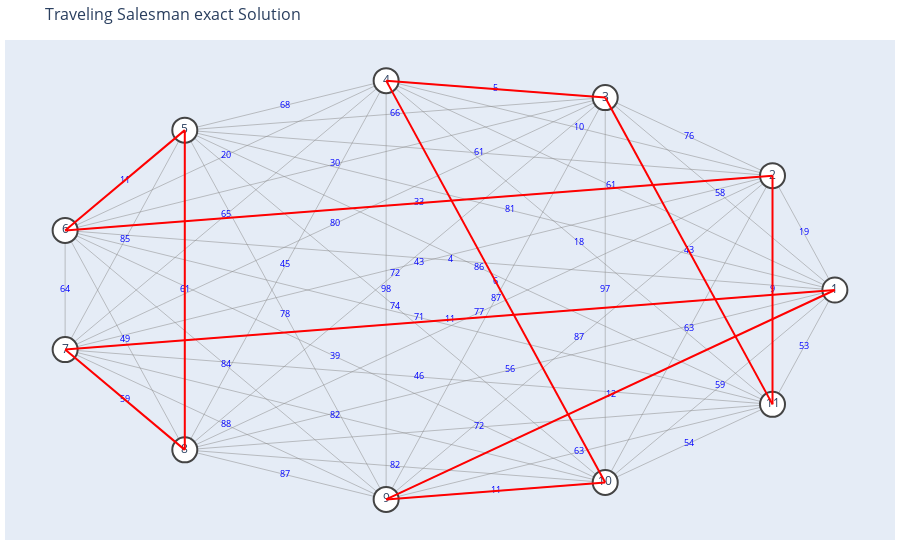

The cell this chart's notebook holds for it:
### Code cell
plot_TSP(G3,optimum['G3']['way'])

### Figure 1 — Plotly figure (JSON) as saved in the notebook; plotly's stock layout.template omitted (floating-point values rounded to 4 significant figures; data arrays with more than 128 entries replaced by an {"elided": "..."} marker saying what was removed)
{"data": [{"hoverinfo": "none", "line": {"color": "#888", "width": 0.5}, "mode": "lines", "type": "scatter", "x": {"elided": "165 float values"}, "y": {"elided": "165 float values"}}, {"hoverinfo": "none", "marker": {"color": "#FFF", "colorscale": [[0, "rgb(161, 105, 40)"], [0.1667, "rgb(189, 146, 90)"], [0.3333, "rgb(214, 189, 141)"], [0.5, "rgb(237, 234, 194)"], [0.6667, "rgb(181, 200, 184)"], [0.8333, "rgb(121, 167, 172)"], [1, "rgb(40, 135, 161)"]], "line": {"width": 2}, "reversescale": true, "showscale": false, "size": 25}, "mode": "markers+text", "text": ["1", "2", "3", "4", "5", "6", "7", "8", "9", "10", "11"], "textposition": "middle center", "type": "scatter", "x": [1, 0.8413, 0.4154, -0.1423, -0.6549, -0.9595, -0.9595, -0.6549, -0.1423, 0.4154, 0.8413], "y": [0, 0.5406, 0.9096, 0.9898, 0.7557, 0.2817, -0.2817, -0.7557, -0.9898, -0.9096, -0.5406]}, {"hoverinfo": "none", "marker": {"opacity": 0}, "mode": "markers+text", "text": ["19", "58", "61", "81", "4", "11", "56", "12", "59", "53", "76", "10", "61", "33", "43", "77", "87", "63", "9", "5", "66", "30", "80", "72", "87", "97", "43", "68", "20", "65", "45", "98", "6", "18", "11", "85", "61", "78", "74", "86", "64", "49", "84", "39", "71", "59", "88", "82", "46", "87", "82", "72", "11", "63", "54"], "textfont": {"color": "blue", "size": 9}, "textposition": "middle center", "type": "scatter", "x": [0.9206, 0.7077, 0.4288, 0.1726, 0.02025, 0.02025, 0.1726, 0.4288, 0.7077, 0.9206, 0.6283, 0.3495, 0.0932, -0.05912, -0.05912, 0.0932, 0.3495, 0.6283, 0.8413, 0.1366, -0.1197, -0.272, -0.272, -0.1197, 0.1366, 0.4154, 0.6283, -0.3986, -0.5509, -0.5509, -0.3986, -0.1423, 0.1366, 0.3495, -0.8072, -0.8072, -0.6549, -0.3986, -0.1197, 0.0932, -0.9595, -0.8072, -0.5509, -0.272, -0.05912, -0.8072, -0.5509, -0.272, -0.05912, -0.3986, -0.1197, 0.0932, 0.1366, 0.3495, 0.6283], "y": [0.2703, 0.4548, 0.4949, 0.3779, 0.1409, -0.1409, -0.3779, -0.4949, -0.4548, -0.2703, 0.7251, 0.7652, 0.6482, 0.4112, 0.1295, -0.1076, -0.2246, -0.1845, -5.96e-08, 0.9497, 0.8327, 0.5957, 0.3139, 0.07694, -0.04009, 0, 0.1845, 0.8728, 0.6358, 0.354, 0.117, 0, 0.04009, 0.2246, 0.5187, 0.237, 2.98e-08, -0.117, -0.07694, 0.1076, 2.98e-08, -0.237, -0.354, -0.3139, -0.1295, -0.5187, -0.6358, -0.5957, -0.4112, -0.8728, -0.8327, -0.6482, -0.9497, -0.7652, -0.7251]}, {"hoverinfo": "none", "line": {"color": "#F00", "width": 2}, "mode": "lines", "type": "scatter", "x": [1, -0.1423, null, -0.1423, 0.4154, null, 0.4154, -0.1423, null, -0.1423, 0.4154, null, 0.4154, 0.8413, null, 0.8413, 0.8413, null, 0.8413, -0.9595, null, -0.9595, -0.6549, null, -0.6549, -0.6549, null, -0.6549, -0.9595, null, -0.9595, 1, null], "y": [0, -0.9898, null, -0.9898, -0.9096, null, -0.9096, 0.9898, null, 0.9898, 0.9096, null, 0.9096, -0.5406, null, -0.5406, 0.5406, null, 0.5406, 0.2817, null, 0.2817, 0.7557, null, 0.7557, -0.7557, null, -0.7557, -0.2817, null, -0.2817, 0, null]}], "layout": {"hovermode": "closest", "margin": {"b": 20, "l": 5, "r": 5, "t": 40}, "showlegend": false, "title": {"font": {"size": 16}, "text": "Traveling Salesman exact Solution"}, "xaxis": {"showgrid": false, "showticklabels": false, "zeroline": false}, "yaxis": {"showgrid": false, "showticklabels": false, "zeroline": false}}}
